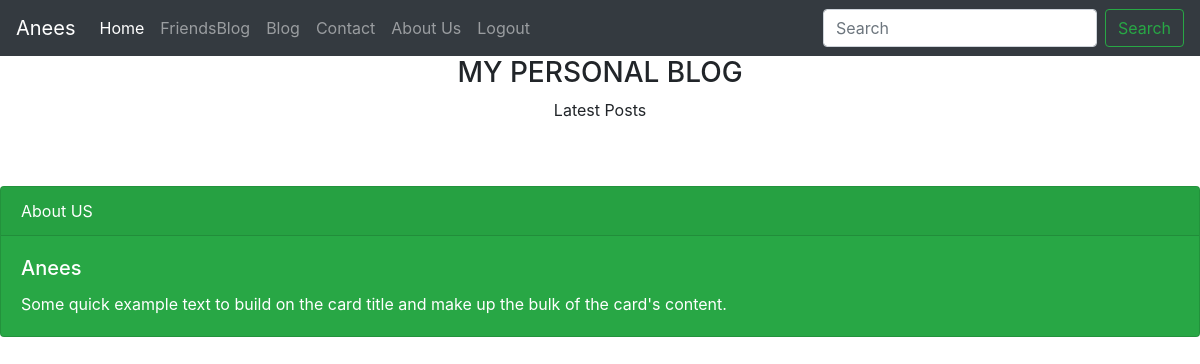
/handleBlog, run on an earlier commit of the app's database.
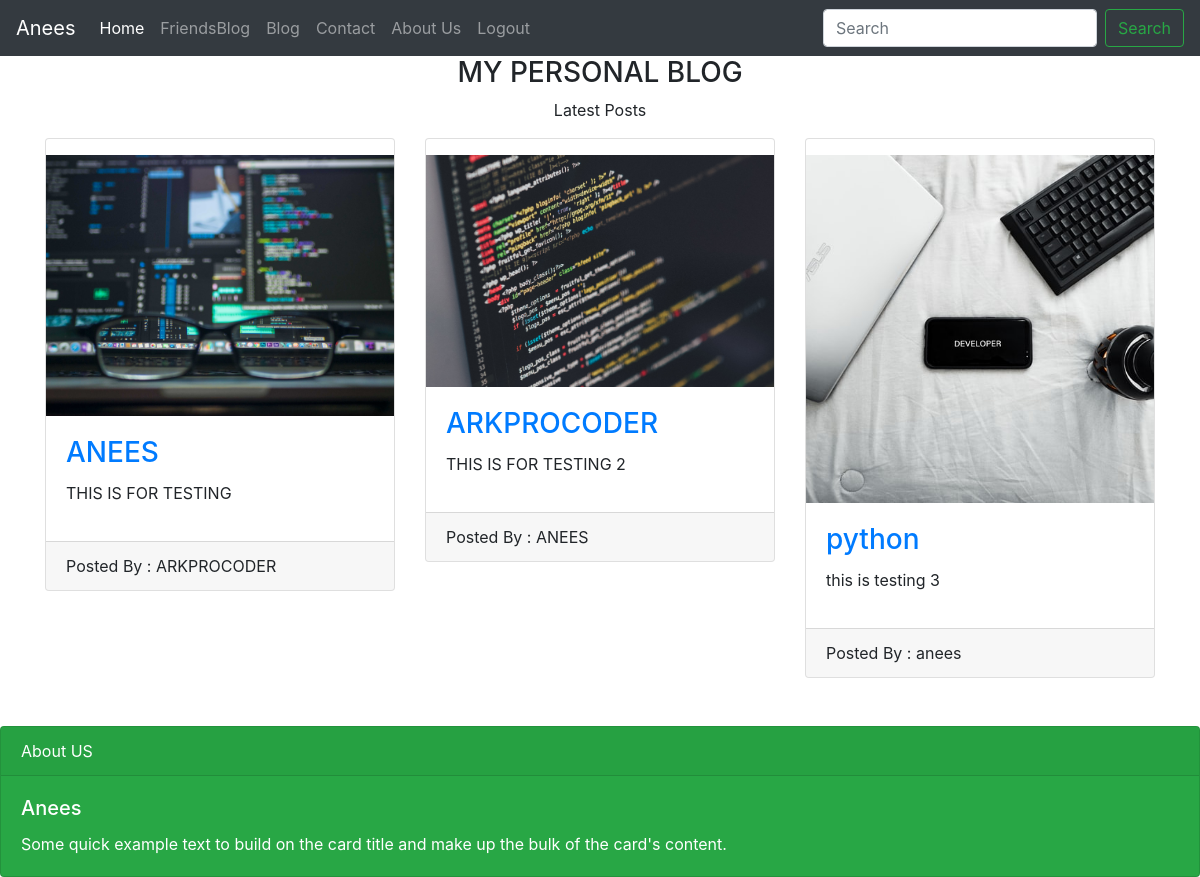
And on a later commit of the database.
### app/models.py (models this page shows, shortened)
class PersonalBlogPost(models.Model):
    sno = models.AutoField(primary_key=True)
    title = models.CharField(max_length=50)
    content=models.TextField()
    author = models.CharField(max_length=50)
    img = models.ImageField(upload_to = 'friendspic',blank=True, null=True)
    timeStamp=models.DateTimeField(blank=True)

### app/views.py (the view)
# urls.py: path('handleBlog',views.handleBlog,name='handleBlog'),
def handleBlog(request):
    posts=PersonalBlogPost.objects.all()
    context={'posts':posts}
    return render(request,'handleblog.html',context)

### templates/handleblog.html (shortened to what this page needs)
{% extends 'basic.html' %}
{% block body %}
    <section id="blog" class="blog-mf sect-pt4 route">
      <div class="container">
        <div class="row">
          <div class="col-sm-12">
            <div class="title-box text-center">
              <h3 class="title">
              MY PERSONAL BLOG
              </h3>
              <p class="subtitle-a">
               Latest Posts
              </p>
            </div>
          </div>
        </div>
        <div class="row">
         {% for  post in posts %}
          <div class="col-md-4">
            <div class="card card-blog">
              <div class="card-img mt-3">
                <a href="{{post.img.url}}"><img src="{{post.img.url}}" alt="" class="img-fluid"></a>
              </div>
              <div class="card-body">
                <h3 class="card-title"><a href="blog-single.html">{{post.title}}</a></h3>
                <p class="card-description">
                  {{post.content}}
                </p>
              </div>
              <div class="card-footer">
                <div class="post-author">
                    <span class="author">Posted By : {{post.author}}</span>
                </div>
              </div>
            </div>
          </div>
          <br>
          {% endfor %}
        </div>
      </div>
    </section>
{% endblock body %}

### templates/basic.html (shortened to what this page needs)
{% load static %}
<!doctype html>
<html lang="en">
  <head>
    <link rel="stylesheet" href="https://stackpath.bootstrapcdn.com/bootstrap/4.5.0/css/bootstrap.min.css">
  </head>
  <body>
<nav class="navbar navbar-expand-lg navbar-dark bg-dark">
  <a class="navbar-brand" href="#">Anees</a>
  <div class="collapse navbar-collapse" id="navbarSupportedContent">
    <ul class="navbar-nav mr-auto">
      <li class="nav-item active">
        <a class="nav-link" href="/">Home <span class="sr-only">(current)</span></a>
      </li>
        <li class="nav-item">
        <a class="nav-link" href="/handleFriendsBlog">FriendsBlog</a>
      </li>
        <li class="nav-item">
        <a class="nav-link" href="/handleBlog">Blog</a>
      </li>
      <li class="nav-item">
        <a class="nav-link" href="/contact">Contact</a>
      </li>
      <li class="nav-item">
        <a class="nav-link" href="/about">About Us</a>
      </li>
       <li class="nav-item">
        <a class="nav-link" href="/handlelogout">Logout</a>
      </li>
    </ul>
    <form class="form-inline my-2 my-lg-0"  action="/search" method="get">
      <input class="form-control mr-sm-2" type="search" placeholder="Search" aria-label="Search" name="search" id="search">
      <button class="btn btn-outline-success my-2 my-sm-0" type="submit">Search</button>
    </form>
  </div>
</nav>
{% block body %}
{% endblock body %}
<div class="card text-white bg-success mt-5">
  <div class="card-header">About US</div>
  <div class="card-body">
    <h5 class="card-title">Anees</h5>
    <p class="card-text">Some quick example text to build on the card title and make up the bulk of the card's content.</p>
  </div>
</div>
  </body>
</html>

What changed in the data, as far as the page shows it:
added PersonalBlogPost: img (picture), title "ANEES", content "THIS IS FOR TESTING", author "ARKPROCODER"
added PersonalBlogPost: img (picture), title "ARKPROCODER", content "THIS IS FOR TESTING 2", author "ANEES"
added PersonalBlogPost: img (picture), title "python", content "this is testing 3", author "anees"
